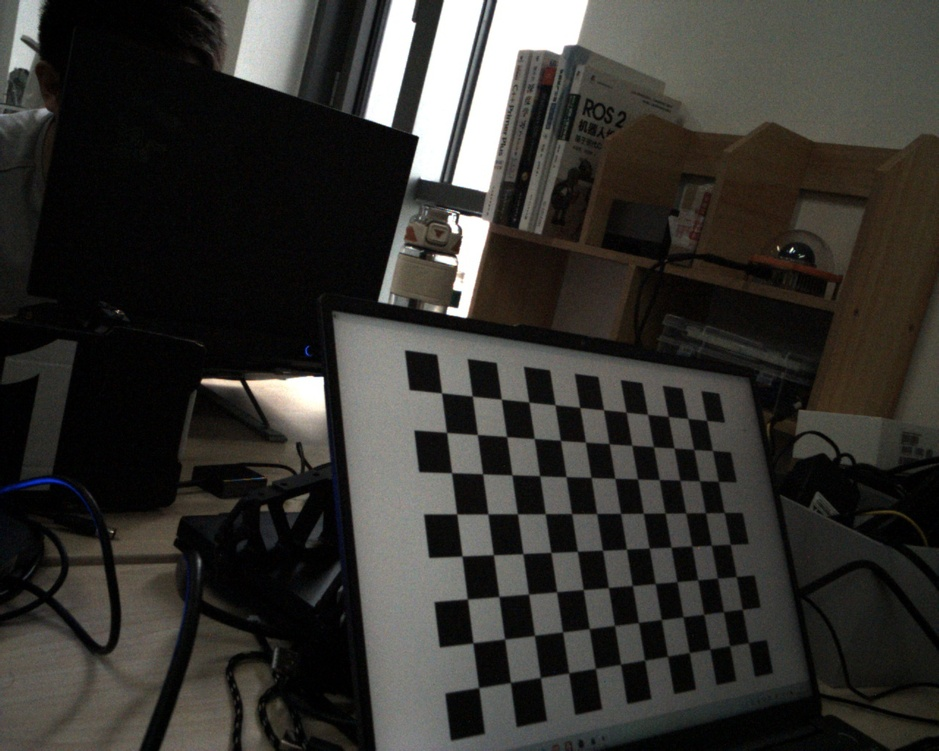
#> input picture 26/other_files/camera_calibration/chessboard/00008.jpg, 939 x 751 px, shrunk from 1280 x 1024 before the run; its folder holds only this picture in this run
$ python dist.py
#> lines starting #> are read from the running program, lines starting #| are printed output that depends on the picture; after the words box and inside, x2 and y2 are one past the last pixel; in counts of white or black regions, pixels touching at a corner belong together; long printed decimals are rounded
import numpy as np
import cv2
import glob

# 棋盘格参数
chessboard_size = (12, 8)  # 棋盘格角点数目
square_size = 2.35  # 棋盘格每个小方块的边长（厘米）

# 准备棋盘格角点坐标
objpoints = []  # 世界坐标系中的三维点
imgpoints = []  # 图像坐标系中的二维点

objp = np.zeros((np.prod(chessboard_size), 3), dtype=np.float32)
objp[:, :2] = np.mgrid[0:chessboard_size[0], 0:chessboard_size[1]].T.reshape(-1, 2)
objp[:, :2] *= square_size  # 将棋盘格坐标缩放到厘米

# 读取棋盘格图像并查找角点
images = glob.glob('chessboard/*.jpg')

for fname in images:
    img = cv2.imread(fname)
#> img is the input picture: shape (751, 939, 3); mean B, G, R 47.1, 50.9, 52.5
    if img is None:
        print(f"无法读取图像：{fname}")
        continue

    gray = cv2.cvtColor(img, cv2.COLOR_BGR2GRAY)

    # 查找棋盘格角点
    ret, corners = cv2.findChessboardCorners(gray, chessboard_size, None)
#> ret = True; corners = 96 rows, first 8: [441.5, 393], [472.2, 396], [501.2, 399.1], [528.8, 402.1], [555, 404.8], [579.8, 407.4], [603.7, 409.9], [625.9, 411.8]

    # 如果找到，添加世界坐标系中的三维点和图像坐标系中的二维点
    if ret:
        objpoints.append(objp)
        imgpoints.append(corners)

        # 绘制检测到的角点以便查看
        img = cv2.drawChessboardCorners(img, chessboard_size, corners, ret)
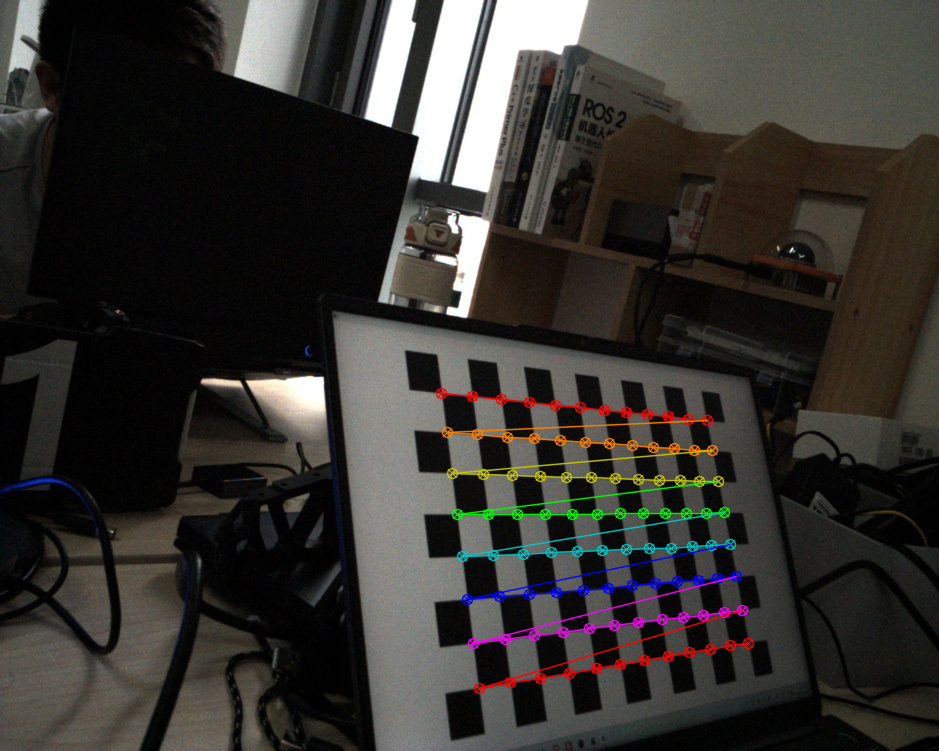
#> img: shape (751, 939, 3); 2.73% of pixels changed, all inside (x1, y1, x2, y2) = (435, 387, 755, 695)
        cv2.imshow('Detected Corners', img)
        cv2.waitKey(500)  # 显示图像一段时间，单位为毫秒

    else:
        print(f"未能在图像 {fname} 中找到棋盘格角点。")

# 关闭所有窗口
cv2.destroyAllWindows()

# 校验是否找到足够的棋盘格图像
if len(objpoints) < 1:
    print("未找到足够的棋盘格图像用于标定。")
    exit()

# 打印找到的棋盘格图像数量
print(f"找到了 {len(objpoints)} 张棋盘格图像用于标定。")

# 标定相机
ret, K, dist_coef, rvecs, tvecs = cv2.calibrateCamera(objpoints, imgpoints, gray.shape[::-1], None, None)
#> ret = 0.257; K = [[1005.6, 0, 435.6], [0, 957, 401.3], [0, 0, 1]]; dist_coef = [[0.0803, -0.681, -0.00412, 0.00136, 1.77]]; rvecs = ([-0.268, -0.738, -0.0209],); tvecs = ([0.337, -0.484, 55.3],)

# 输出内参和畸变系数
print("内参矩阵 K:\n", K)
#| 内参矩阵 K:
#|  [[1.00563879e+03 0.00000000e+00 4.35550114e+02]
#|  [0.00000000e+00 9.56953588e+02 4.01283063e+02]
#|  [0.00000000e+00 0.00000000e+00 1.00000000e+00]]
print("畸变系数 dist_coef:\n", dist_coef)
#| 畸变系数 dist_coef:
#|  [[ 8.02579804e-02 -6.80796987e-01 -4.11876311e-03  1.35624099e-03
#|    1.77034264e+00]]

$ run again, on 26/other_files/camera_calibration/chessboard/00013.jpg
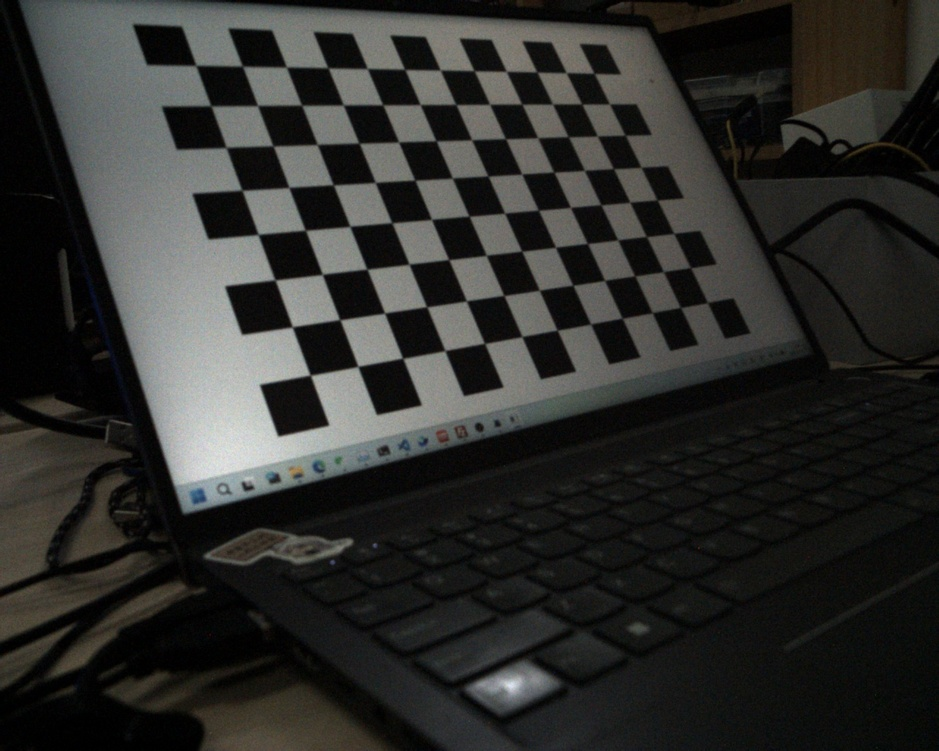
#> input picture 26/other_files/camera_calibration/chessboard/00013.jpg, 939 x 751 px, shrunk from 1280 x 1024 before the run
#> img is the input picture: shape (751, 939, 3); mean B, G, R 44.7, 47.2, 46.9
#> `ret, corners = cv2.findChessboardCorners(gray, chessboard_size, None)`: ret = True; corners = 96 rows, first 8: [195.8, 65.49], [242.5, 66.1], [286.5, 67.01], [328, 67.78], [367.2, 68.58], [404.5, 69.42], [440, 70.01], [474, 70.43]
#> `img = cv2.drawChessboardCorners(img, chessboard_size, corners, ret)`:
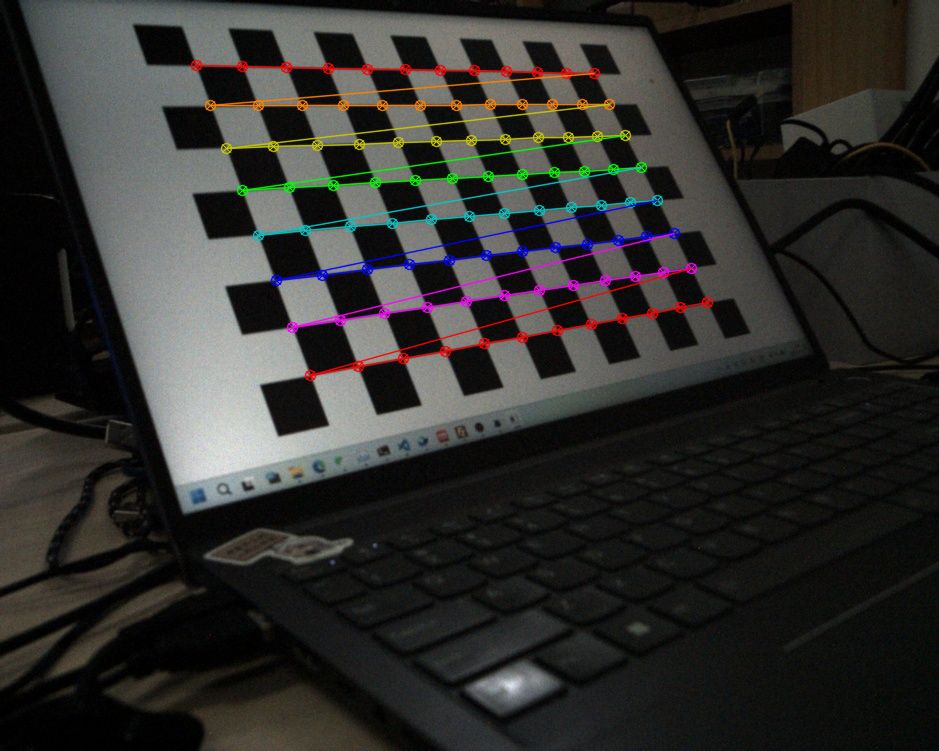
#> img: shape (751, 939, 3); 3.51% of pixels changed, all inside (x1, y1, x2, y2) = (190, 59, 714, 382)
#> `ret, K, dist_coef, rvecs, tvecs = cv2.calibrateCamera(objpoints, imgpo..`: ret = 0.268; K = [[973, 0, 515.5], [0, 1011.3, 398.6], [0, 0, 1]]; dist_coef = [[0.000289, -0.481, -0.00571, -0.00824, 1.38]]; rvecs = ([-0.389, -0.58, -0.312],); tvecs = ([-15.42, -15.49, 47.21],)
#| 内参矩阵 K:
#|  [[9.73018074e+02 0.00000000e+00 5.15543765e+02]
#|  [0.00000000e+00 1.01132136e+03 3.98604354e+02]
#|  [0.00000000e+00 0.00000000e+00 1.00000000e+00]]
#| 畸变系数 dist_coef:
#|  [[ 2.88764839e-04 -4.81300979e-01 -5.71147705e-03 -8.24193789e-03
#|    1.37627171e+00]]

$ run again, on 26/other_files/camera_calibration/chessboard/00014.jpg
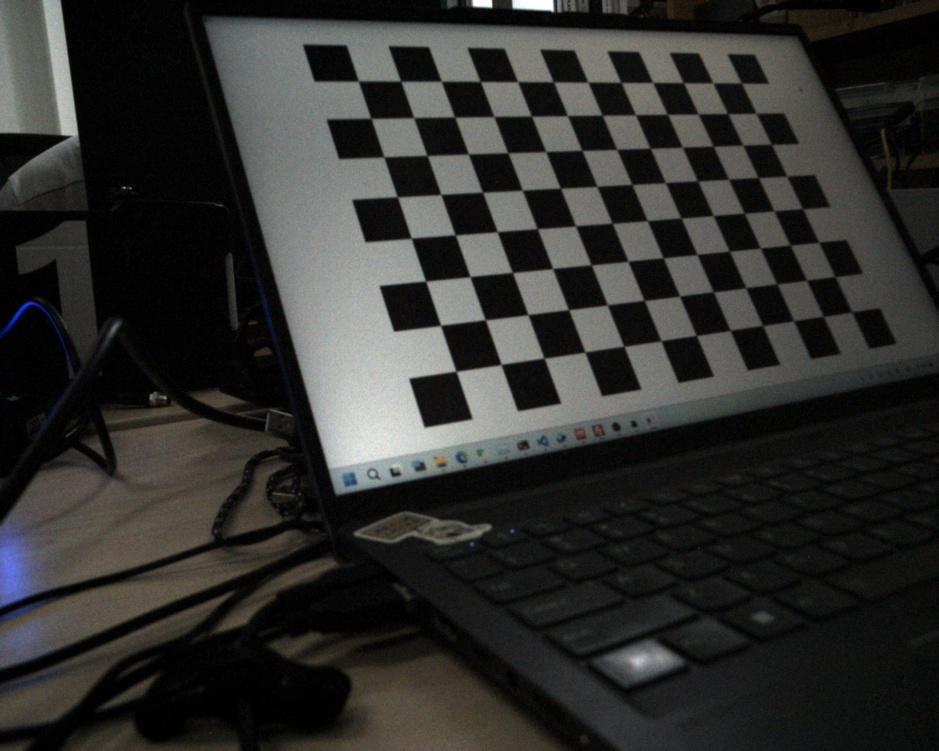
#> input picture 26/other_files/camera_calibration/chessboard/00014.jpg, 939 x 751 px, shrunk from 1280 x 1024 before the run
#> img is the input picture: shape (751, 939, 3); mean B, G, R 45.6, 47.9, 47.9
#> `ret, corners = cv2.findChessboardCorners(gray, chessboard_size, None)`: ret = True; corners = 96 rows, first 8: [358.3, 80.96], [400.6, 81.26], [441.2, 81.09], [480.5, 81.49], [517.5, 81.66], [553.4, 81.82], [587.4, 82.02], [620.5, 82.03]
#> `img = cv2.drawChessboardCorners(img, chessboard_size, corners, ret)`:
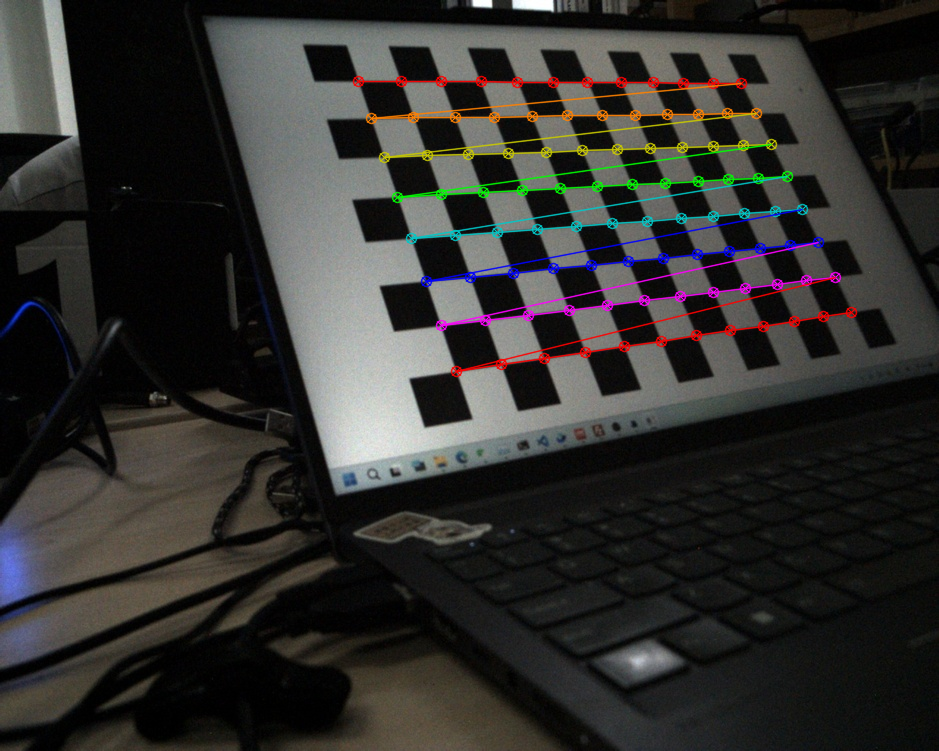
#> img: shape (751, 939, 3); 3.46% of pixels changed, all inside (x1, y1, x2, y2) = (352, 75, 858, 378)
#> `ret, K, dist_coef, rvecs, tvecs = cv2.calibrateCamera(objpoints, imgpo..`: ret = 0.275; K = [[786.4, 0, 385.2], [0, 782.3, 468], [0, 0, 1]]; dist_coef = [[-0.113, 0.219, -0.00865, -0.000239, -0.202]]; rvecs = ([-0.306, -0.334, -0.236],); tvecs = ([-1.36, -19.61, 39.46],)
#| 内参矩阵 K:
#|  [[786.436   0.         385.187]
#|  [  0.         782.290 467.950]
#|  [  0.           0.           1.        ]]
#| 畸变系数 dist_coef:
#|  [[-0.1127  0.2186  -0.008653 -0.0002393  -0.2024]]

$ run again, on 26/other_files/camera_calibration/chessboard/00015.jpg
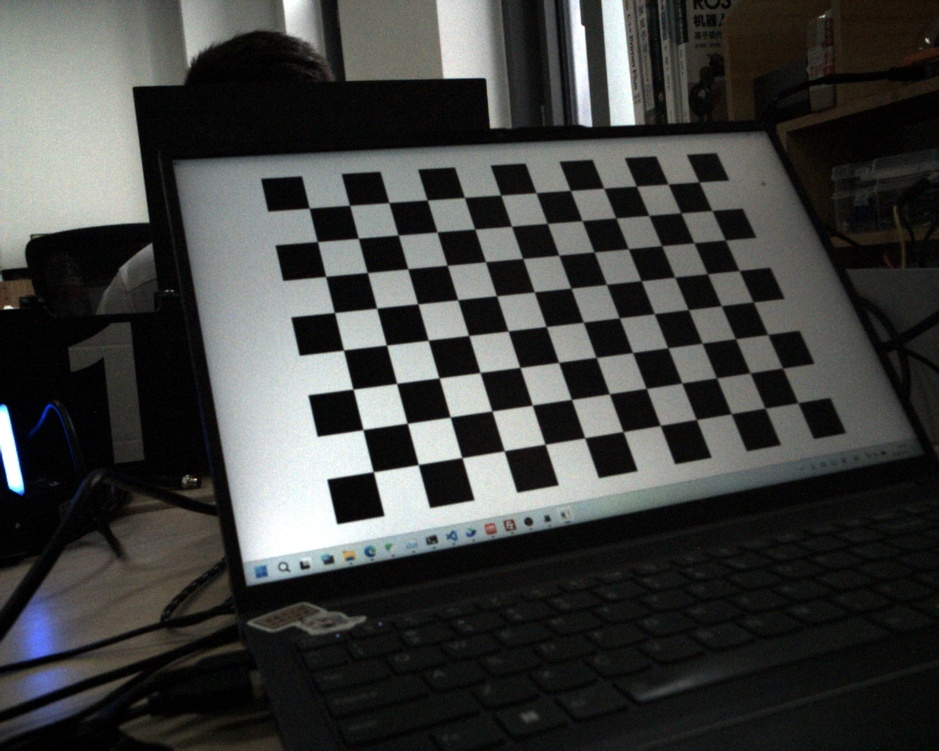
#> input picture 26/other_files/camera_calibration/chessboard/00015.jpg, 939 x 751 px, shrunk from 1280 x 1024 before the run
#> img is the input picture: shape (751, 939, 3); mean B, G, R 62.6, 64.6, 63.4
#> `ret, corners = cv2.findChessboardCorners(gray, chessboard_size, None)`: ret = True; corners = 96 rows, first 8: [309.4, 208], [349.6, 205.4], [388.9, 202.6], [427.4, 200], [464.5, 197.4], [500.6, 195], [536, 192.7], [570.3, 190.5]
#> `img = cv2.drawChessboardCorners(img, chessboard_size, corners, ret)`:
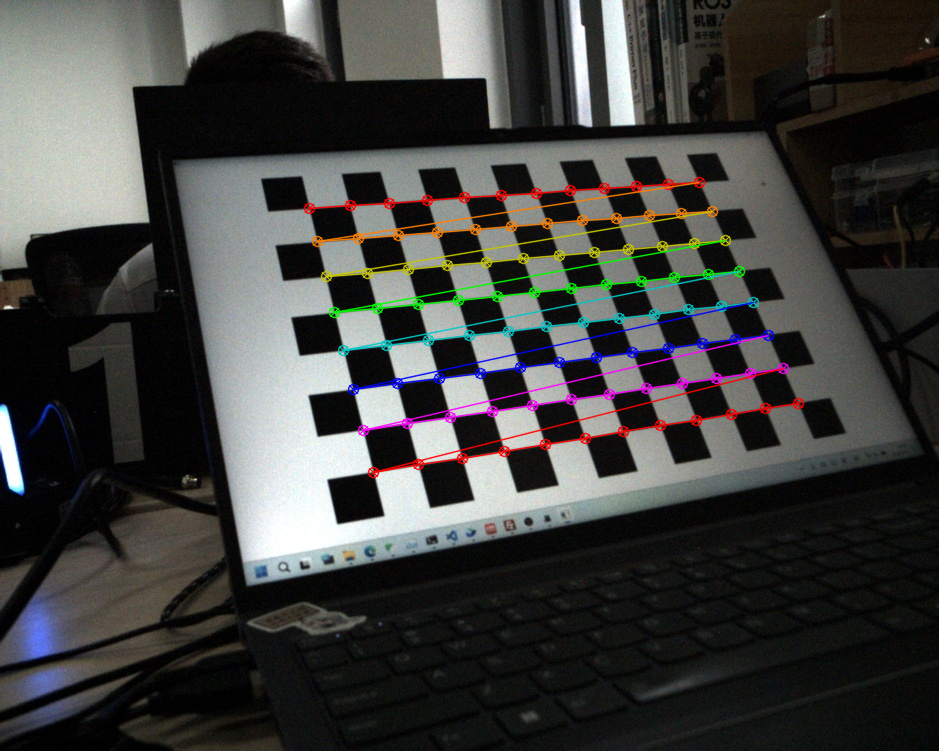
#> img: shape (751, 939, 3); 3.57% of pixels changed, all inside (x1, y1, x2, y2) = (303, 176, 805, 479)
#> `ret, K, dist_coef, rvecs, tvecs = cv2.calibrateCamera(objpoints, imgpo..`: ret = 0.166; K = [[734.6, 0, 379.6], [0, 711, 453.7], [0, 0, 1]]; dist_coef = [[-0.0831, 0.211, -0.00731, 0.00235, -0.311]]; rvecs = ([-0.339, -0.214, -0.194],); tvecs = ([-3.98, -14.3, 41.37],)
#| 内参矩阵 K:
#|  [[734.554   0.         379.603]
#|  [  0.         710.994 453.688]
#|  [  0.           0.           1.        ]]
#| 畸变系数 dist_coef:
#|  [[-0.08306  0.2112 -0.007315  0.002353 -0.3106]]

$ run again, on 26/other_files/camera_calibration/chessboard/00010.jpg
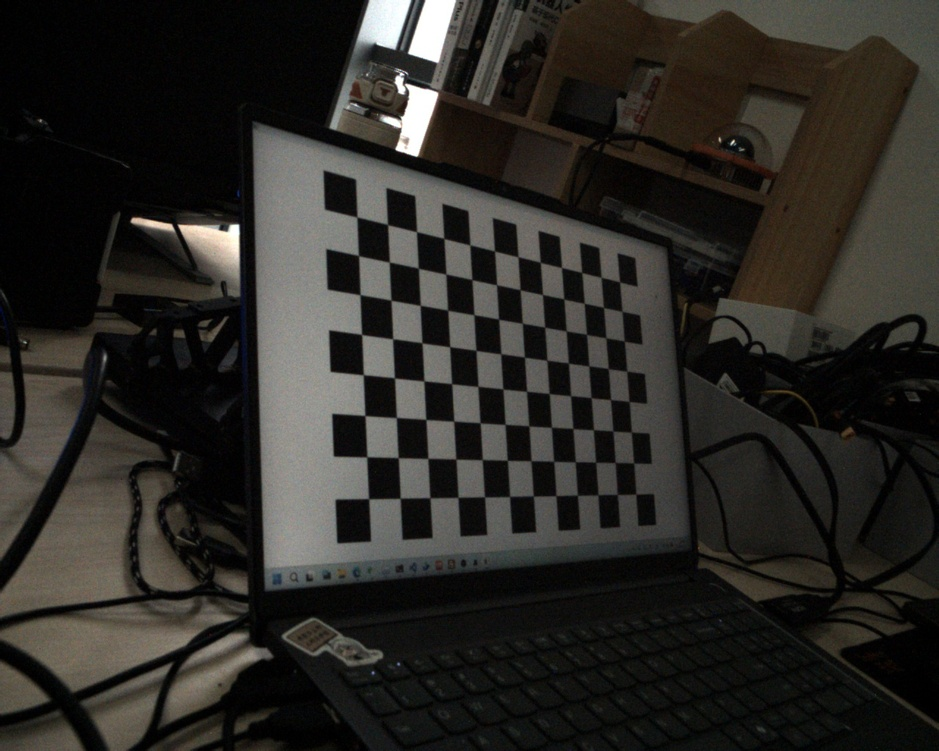
#> input picture 26/other_files/camera_calibration/chessboard/00010.jpg, 939 x 751 px, shrunk from 1280 x 1024 before the run
#> img is the input picture: shape (751, 939, 3); mean B, G, R 38, 42, 43.9
#> `ret, corners = cv2.findChessboardCorners(gray, chessboard_size, None)`: ret = True; corners = 96 rows, first 8: [356.9, 217.1], [387.6, 224.5], [416.5, 231.7], [443.8, 238.4], [469.9, 245], [494.5, 251], [517.9, 256.8], [540.2, 262.3]
#> `img = cv2.drawChessboardCorners(img, chessboard_size, corners, ret)`:
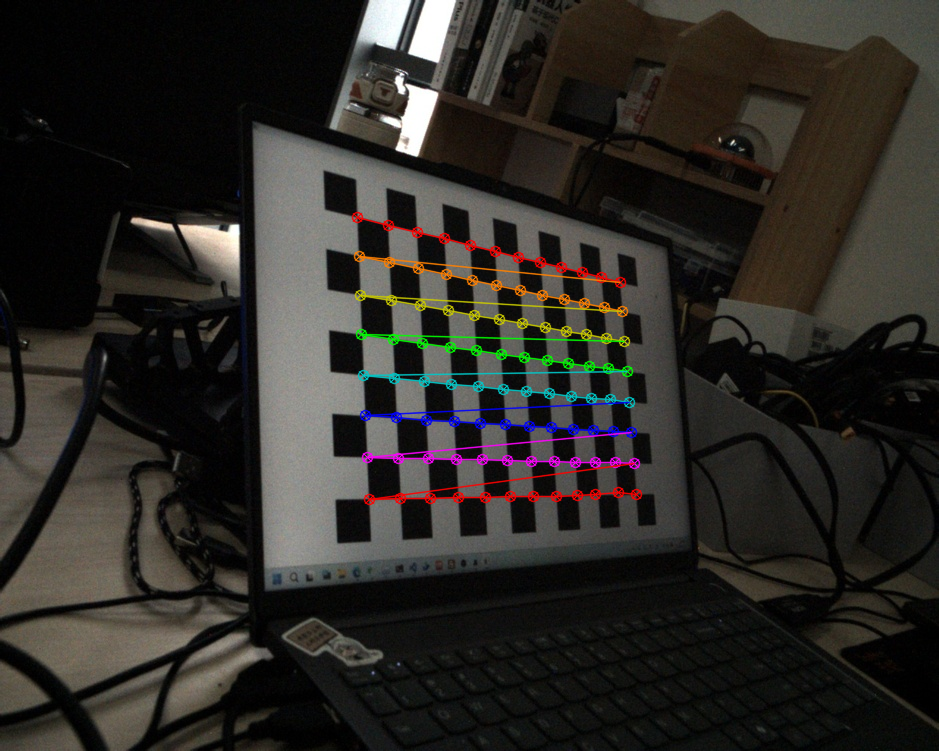
#> img: shape (751, 939, 3); 2.71% of pixels changed, all inside (x1, y1, x2, y2) = (351, 211, 643, 506)
#> `ret, K, dist_coef, rvecs, tvecs = cv2.calibrateCamera(objpoints, imgpo..`: ret = 0.433; K = [[1249.5, 0, 468], [0, 1056.7, 376.4], [0, 0, 1]]; dist_coef = [[1.22, -90.43, 0.00454, 0.00775, 1691.4]]; rvecs = ([-0.145, -0.928, 0.0178],); tvecs = ([-5.54, -9.39, 62.11],)
#| 内参矩阵 K:
#|  [[1.24950877e+03 0.00000000e+00 4.68023546e+02]
#|  [0.00000000e+00 1.05671367e+03 3.76381526e+02]
#|  [0.00000000e+00 0.00000000e+00 1.00000000e+00]]
#| 畸变系数 dist_coef:
#|  [[ 1.21574598e+00 -9.04289592e+01  4.54052811e-03  7.75338979e-03
#|    1.69137388e+03]]
